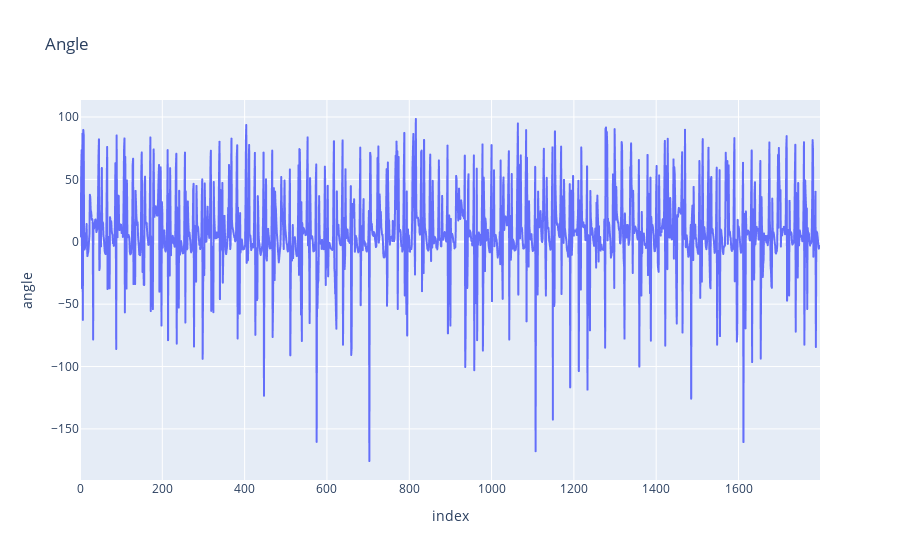

Source (notebook cell):
### Markdown cell above
### Winkel Verlauf

### Code cell
import pandas as pd
import plotly.express as px
import matplotlib as mpl
df["angle"]

fig_knee = px.line(df, y="angle", title='Angle')

fig_knee.show()

### Figure 1 — Plotly figure (JSON) as saved in the notebook; plotly's stock layout.template omitted (floating-point values rounded to 4 significant figures; data arrays with more than 128 entries replaced by an {"elided": "..."} marker saying what was removed)
{"data": [{"hovertemplate": "index=%{x}<br>angle=%{y}<extra></extra>", "legendgroup": "", "line": {"color": "#636efa", "dash": "solid"}, "marker": {"symbol": "circle"}, "mode": "lines", "name": "", "showlegend": false, "type": "scattergl", "x": {"elided": "1799 int values"}, "xaxis": "x", "y": {"elided": "1799 float values"}, "yaxis": "y"}], "layout": {"legend": {"tracegroupgap": 0}, "title": {"text": "Angle"}, "xaxis": {"anchor": "y", "domain": [0, 1], "title": {"text": "index"}}, "yaxis": {"anchor": "x", "domain": [0, 1], "title": {"text": "angle"}}}}
